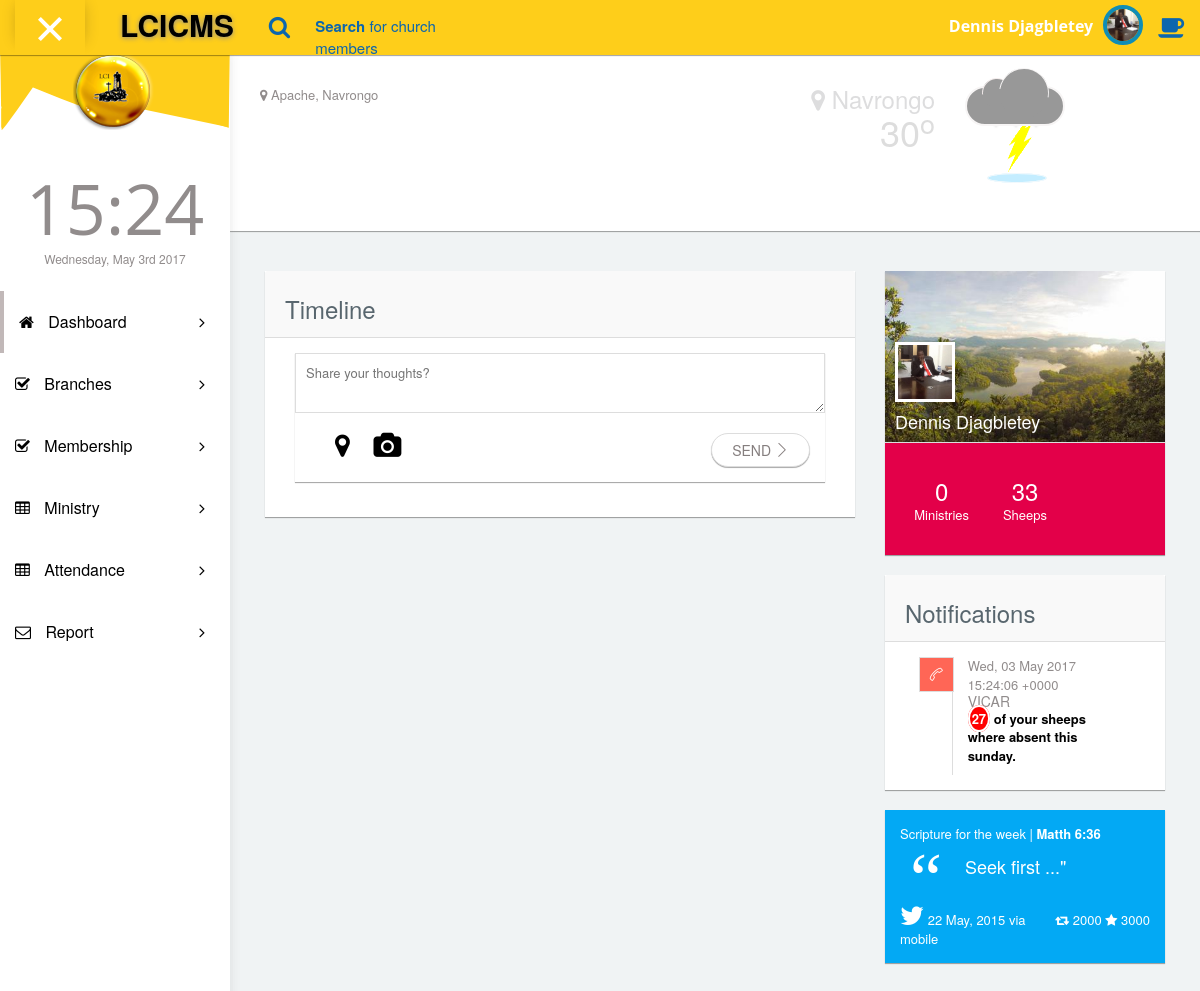
The page /cms/index.php (signed in) on the database its author committed.
### tables this page shows
CREATE TABLE `accounts` (
  `accountid` int(250) NOT NULL,
  `username` varchar(250) NOT NULL,
  `password` varchar(250) NOT NULL,
  `realpass` varchar(255) NOT NULL,
  `account_type` int(255) NOT NULL,
  `memberid` int(255) NOT NULL,
  `administrator` int(255) NOT NULL,
  `ministry_head` int(255) NOT NULL,
  `shepherd` int(255) NOT NULL,
  `data_entry` int(255) NOT NULL,
  `follow_up` int(255) NOT NULL,
  `account` int(255) NOT NULL,
  `information` int(255) NOT NULL,
  `date` varchar(250) NOT NULL
);

CREATE TABLE `member` (
  `memberid` int(250) NOT NULL,
  `salutation` varchar(50) NOT NULL,
  `firstname` varchar(250) NOT NULL,
  `lastname` varchar(250) NOT NULL,
  `dob` varchar(255) NOT NULL,
  `gender` varchar(50) NOT NULL,
  `maritalstatus` varchar(250) NOT NULL,
  `occupation` varchar(250) NOT NULL,
  `nationality` varchar(250) NOT NULL,
  `residence` varchar(255) NOT NULL,
  `post_address` varchar(255) NOT NULL,
  `directiontohse` text NOT NULL,
  `mobile1` varchar(250) NOT NULL,
  `mobile2` varchar(255) NOT NULL,
  `email` varchar(250) NOT NULL,
  `branch_id` int(250) NOT NULL,
  `cp` int(250) NOT NULL,
  `cp_rel` varchar(255) NOT NULL,
  `cp_mobile` varchar(255) NOT NULL,
  `date` timestamp(6) NOT NULL DEFAULT CURRENT_TIMESTAMP(6) ON UPDATE CURRENT_TIMESTAMP(6),
  `picture` text NOT NULL,
  `lng` double NOT NULL,
  `lat` double NOT NULL,
  `bday` varchar(255) NOT NULL,
  `yearjoin` varchar(50) NOT NULL
);

### cms/database/database.php (called while the page is built, shortened)
<?php
class Database_conn {
    private $host = "localhost";
    private $user = "lcinavro_user";
    private $password = "lcinavro1234";
    private $database = "lcinavro_cms";
    function connectDB() {
        $conn = mysqli_connect($this->host, $this->user, $this->password, $this->database);
        return $conn;
    }
}
?>

### cms/index.php (the view, shortened to what this page needs)
<!DOCTYPE html>
<html lang="en">
<?php
include('database/database.php');
include('loadmenu.php');
?>
<head>
    <link rel="stylesheet" type="text/css" href="asset/css/bootstrap.min.css">
      <link rel="stylesheet" type="text/css" href="asset/css/plugins/font-awesome.min.css"/>
      <link rel="stylesheet" type="text/css" href="asset/css/plugins/simple-line-icons.css"/>
      <link rel="stylesheet" type="text/css" href="asset/css/plugins/animate.min.css"/>
      <link rel="stylesheet" type="text/css" href="asset/css/plugins/fullcalendar.min.css"/>
	<link href="asset/css/style.css" rel="stylesheet">
  </head>
 <body id="mimin" class="dashboard">
  <?php
										$tablequeryhead="SELECT * FROM member INNER JOIN accounts ON accounts.memberid=member.memberid WHERE accounts.accountid='".$_SESSION['accountid']."'";
										$tableresulthead = mysqli_query($process->connectDB(),$tablequeryhead);
										$tablerowshead=mysqli_fetch_assoc($tableresulthead);
									   $tablequery="SELECT * FROM ministry_member WHERE memberid='".$tablerowshead['memberid']."'";
										$tableresult = mysqli_query($process->connectDB(),$tablequery);
										$ministrynum=mysqli_num_rows($tableresult);
										$tablequery="SELECT * FROM assignment WHERE shepherd='".$tablerowshead['memberid']."'";
										$tableresult = mysqli_query($process->connectDB(),$tablequery);
										$sheepnum=mysqli_num_rows($tableresult);
										  ?>
        <nav class="navbar navbar-default header navbar-fixed-top">
          <div class="col-md-12 nav-wrapper">
            <div class="navbar-header" style="width:100%;">
              <div class="opener-left-menu is-open">
                <span class="bottom"></span>
              </div>
                <a href="../index.php" class="navbar-brand">
                 <b>LCICMS</b>
                </a>
              <ul class="nav navbar-nav search-nav">
                <li>
                   <div class="search">
                    <span class="fa fa-search icon-search" style="font-size:23px;"></span>
                    <div class="form-group form-animate-text">
                      <input type="text" class="form-text" required>
                      <label class="label-search"><b>Search</b> for church members </label>
                    </div>
                  </div>
                </li>
              </ul>
              <ul class="nav navbar-nav navbar-right user-nav">
                <li class="user-name"><span><?php echo $tablerowshead['firstname'].' '.$tablerowshead['lastname']; ?></span></li>
                  <li class="dropdown avatar-dropdown">
                   <img src="form/img/img_member/<?php echo $tablerowshead['picture']; ?>" class="img-circle avatar" alt="user name" data-toggle="dropdown" aria-haspopup="true" aria-expanded="true"/>
                </li>
                <li ><a href="#" class="opener-right-menu"><span class="fa fa-coffee"></span></a></li>
              </ul>
            </div>
          </div>
        </nav>
      <div class="container-fluid mimin-wrapper">
            <div id="left-menu">
              <?php echo left_menu();  ?>
            </div>
            <div id="content">
                <div class="panel">
                  <div class="panel-body">
                      <div class="col-md-6 col-sm-12">
    <p class="animated fadeInDown"><span class="fa  fa-map-marker"></span> Apache, Navrongo</p>
                        <ul class="nav navbar-nav">
                            <li><a href="" ></a></li>
                            <li><a href="" class="active"></a></li>
                            <li><a href=""></a></li>
                            <li><a href=""></a></li>
                            <li><a href=""></a></li>
                        </ul>
                    </div>
                    <div class="col-md-6 col-sm-12">
                        <div class="col-md-6 col-sm-6 text-right" style="padding-left:10px;">
                          <h3 style="color:#DDDDDE;"><span class="fa  fa-map-marker"></span> Navrongo</h3>
                          <h1 style="margin-top: -10px;color: #ddd;">30<sup>o</sup></h1>
                        </div>
                        <div class="col-md-6 col-sm-6">
                           <div class="wheather">
                            <div class="stormy rainy animated pulse infinite">
                              <div class="shadow">
                              </div>
                            </div>
                            <div class="sub-wheather">
                              <div class="thunder">
                              </div>
                            </div>
                          </div>
                        </div>
                    </div>
                  </div>
                </div>
                <div class="col-md-12" style="padding:20px;">
                    <div class="col-md-12 padding-0">
                        <div class="col-md-8 padding-0">
                            <div class="col-md-12">
            <div class="panel">
              <div class="panel-heading"><h3> Timeline</h3></div>
              <div class="panel-body">
                <div class="col-md-12">
				 <div class="box-v5 panel">
				 <form method="post" id="post" >
                    <div class="panel-heading padding-0 bg-white border-none">
                        <textarea placeholder="Share your thoughts?" id="comm" name="timelinepost" style="height:60px;"></textarea>
                    </div>
                    <div class="panel-body">
                      <div class="col-md-12 padding-0">
                        <div class="col-md-6 col-sm-6 col-xs-6 tool">
                          <a href="#">
                            <span class="fa fa-map-marker fa-2x"></span>
                          </a>
                          <a href="#">
                            <span class="fa fa-camera fa-2x"></span>
                          </a>
                        </div>
                        <div class="col-md-6 col-sm-6 col-xs-6 padding-0">
                          <button type="submit" class="btn btn-round pull-right" name="submit">
                            <span>SEND</span>
                            <span class="icon-arrow-right icons"></span>
                          </button>
                        </div>
                      </div>
                    </div>
					</form>
                  </div>
                </div>
              </div>
            </div>
                            </div>
                        </div>
                        <div class="col-md-4">
                            <div class="col-md-12 padding-0">
                              <div class="panel box-v2">
                                  <div class="panel-heading padding-0">
                                    <img src="asset/img/bg2.jpg" class="box-v2-cover img-responsive"/>
                                    <div class="box-v2-detail">
                                      <img src="form/img/img_member/<?php echo $tablerowshead['picture']; ?>" class="img-responsive"/>
                                      <h4><?php echo $tablerowshead['firstname'].' '.$tablerowshead['lastname']; ?></h4>
                                    </div>
                                  </div>
                                  <div class="panel-body">
                                    <div class="col-md-12 padding-0 text-center">
                                      <div class="col-md-4 col-sm-4 col-xs-6 padding-0">
                                          <h3><?php echo $ministrynum; ?></h3>
                                          <p>Ministries</p>
                                      </div>
                                      <div class="col-md-4 col-sm-4 col-xs-6 padding-0">
                                          <h3><?php echo $sheepnum; ?></h3>
                                          <p>Sheeps</p>
                                      </div>
                                      <div class="col-md-4 col-sm-4 col-xs-12 padding-0">
                                      </div>
                                    </div>
                                  </div>
                              </div>
                            </div>
                            <div class="col-md-12 padding-0">
                             <div class="panel">
              <div class="panel-heading"><h3>Notifications</h3></div>
                <div class="panel-body">
				 <?php
				  $today =date("r",time());
										  ?>
                  <?php
					 $querydate='SELECT service_attendance.date FROM service_attendance ORDER BY attid DESC LIMIT 1';
										$dateresult = mysqli_query($process->connectDB(),$querydate);
										$rowsdate=mysqli_fetch_assoc($dateresult);
										$tablequery1='SELECT * FROM assignment WHERE shepherd="'.$tablerowshead['memberid'].'" && sheep NOT IN(SELECT service_attendance.memberid FROM service_attendance WHERE service_attendance.date >= "'.($rowsdate['date']-1).'")';
										$tableresult1 = mysqli_query($process->connectDB(),$tablequery1);
		                                $absentnum=mysqli_num_rows($tableresult1);
										if($absentnum > 0){
										?>
										<div class="col-md-12 iconic-timeline">
                        <div class="col-md-2 iconic-timeline-icon">
                          <i class="icon-call-end icons icon-danger"></i>
                        </div>
                        <div class="col-md-10 iconic-timeline-detail">
                          <span class="pull-right"><?php echo $today ?></span>
                          <h5>VICAR
                          </h5>
                          <a href="form/absent_this_week.php" style="color:#000;"><p> <span style="background:red;  border:2px solid; padding:2px 2px 2px 2px; color:#fff; border-radius:50%;"><?php echo $absentnum;?></span> of your sheeps where absent this sunday.</p>
                       </a> </div>
                      </div>
					  <?php
										}
					  ?>
                </div>
              </div>
                            </div>
                            <div class="col-md-12 padding-0">
                              <div class="panel bg-light-blue">
                                <div class="panel-body text-white">
								<span>Scripture for the week | <b>Matth 6:36</b></span>
                                   <p class="animated fadeInUp quote">
								   Seek first ..."</p>
                                    <div class="col-md-12 padding-0">
                                      <div class="text-left col-md-7 col-xs-12 col-sm-7 padding-0">
                                        <span class="fa fa-twitter fa-2x"></span>
                                        <span>22 May, 2015 via mobile</span>
                                      </div>
                                      <div style="padding-top:8px;" class="text-right col-md-5 col-xs-12 col-sm-5 padding-0">
                                        <span class="fa fa-retweet"></span> 2000
                                        <span class="fa fa-star"></span> 3000
                                      </div>
                                    </div>
                                </div>
                              </div>
                            </div>
                        </div>
                    </div>
                </div>
      		  </div>
      </div>
  </body>
</html>

### rows shown on the page
accounts: memberid.firstname "Dennis", memberid.lastname "Djagbletey", memberid.picture (picture)

### other values the page prints
$ministrynum "0"
$sheepnum "33"
$absentnum "27"
